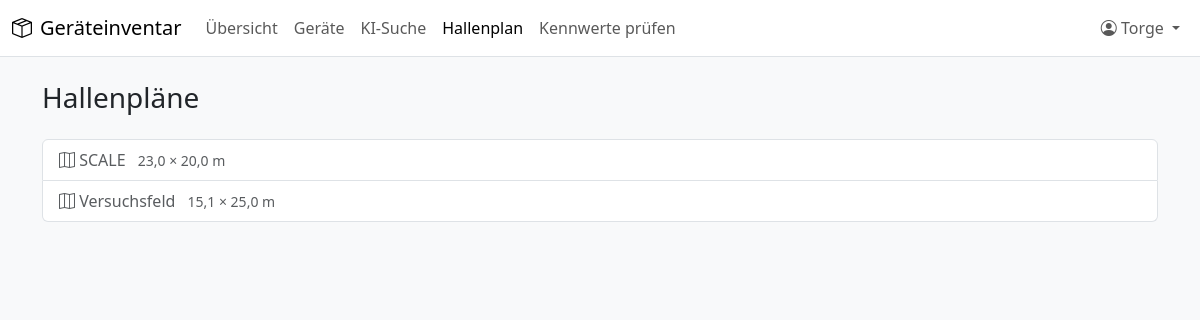
/hallenplan/ (signed in), run on the app's committed database.
### accounts/models.py (models this page shows, shortened)
class User(AbstractUser):
    email = models.EmailField("E-Mail", help_text="Für Anfragen, Entscheidungen und Erinnerungen.")
    phone = models.CharField("Telefon", max_length=50, blank=True)
    room = models.CharField("Raum", max_length=50, blank=True)
    class Meta:
        ordering = ["last_name", "first_name", "username"]
        verbose_name = "Benutzer/in"
        verbose_name_plural = "Benutzer/innen"
    @property
    def display_name(self):
        return self.get_full_name() or self.username

### floorplan/models.py (models this page shows, shortened)
class FloorPlan(models.Model):
    name = models.CharField("Name", max_length=100)
    location = models.OneToOneField(
        Location,
        verbose_name="Ort",
        on_delete=models.PROTECT,
        related_name="floor_plan",
        help_text="Ort, unter dem die Planobjekte als Unterorte angelegt werden.",
    )
    width = models.FloatField("Breite (m)")
    height = models.FloatField("Länge (m)")
    class Meta:
        ordering = ["name"]
        verbose_name = "Hallenplan"
        verbose_name_plural = "Hallenpläne"
    def get_absolute_url(self):
        return reverse("floorplan:detail", args=[self.pk])

### floorplan/views.py (the view)
# urls.py: path("", views.plan_list, name="list"),
def plan_list(request):
    plans = list(FloorPlan.objects.all())
    if len(plans) == 1:
        return redirect(plans[0])
    return render(request, "floorplan/plan_list.html", {"plans": plans})

### loans/context_processors.py (called while the page is built)
def navigation(request):
    context = {"site_name": settings.SITE_NAME}
    user = getattr(request, "user", None)
    if user is not None and user.is_authenticated:
        context["pending_approvals_count"] = (
            Booking.objects.filter(item__responsible=user)
            .filter(
                Q(status=Booking.Status.REQUESTED)
                | Q(status__in=Booking.BLOCKING, requested_end_date__isnull=False)
            )
            .count()
        )
    return context

### templates/floorplan/plan_list.html (shortened to what this page needs)
{% extends "base.html" %}
{% block content %}
<h1 class="h3 mb-4">Hallenpläne</h1>
{% if plans %}
  <div class="list-group">
    {% for plan in plans %}
      <a class="list-group-item list-group-item-action" href="{{ plan.get_absolute_url }}">
        <i class="bi bi-map"></i> {{ plan.name }}
        <span class="text-body-secondary small ms-2">{{ plan.width|floatformat:1 }} × {{ plan.height|floatformat:1 }} m</span>
      </a>
    {% endfor %}
  </div>
{% else %}
  <div class="alert alert-info">
    Es gibt noch keinen Hallenplan. Admins können eine PowerPoint-Skizze übernehmen:
    <code>python manage.py import_floorplan &lt;datei.pptx&gt; --name "Versuchsfeld"</code>
  </div>
{% endif %}
{% endblock %}

### templates/base.html (shortened to what this page needs)
{% load static %}<!doctype html>
<html lang="de">
<head>
  <link rel="stylesheet" href="{% static 'vendor/bootstrap/bootstrap.min.css' %}">
  <link rel="stylesheet" href="{% static 'vendor/bootstrap-icons/bootstrap-icons.min.css' %}">
  <link rel="stylesheet" href="{% static 'css/app.css' %}">
</head>
<body class="bg-body-tertiary" hx-headers='{"X-CSRFToken": "{{ csrf_token }}"}'>
  {% if user.is_authenticated %}
  {% with url_name=request.resolver_match.url_name namespace=request.resolver_match.namespace %}
  <nav class="navbar navbar-expand-lg bg-body border-bottom">
    <div class="container-fluid">
      <a class="navbar-brand d-flex align-items-center gap-2" href="{% url 'dashboard' %}">
        <i class="bi bi-box-seam"></i> {{ site_name }}
      </a>
      <div class="collapse navbar-collapse" id="main-nav">
        <ul class="navbar-nav me-auto">
          <li class="nav-item">
            <a class="nav-link {% if url_name == 'dashboard' %}active{% endif %}" href="{% url 'dashboard' %}">Übersicht
              {% if pending_approvals_count %}<span class="badge rounded-pill text-bg-warning" title="Offene Anfragen an dich">{{ pending_approvals_count }}</span>{% endif %}</a>
          </li>
          <li class="nav-item">
            <a class="nav-link {% if namespace == 'inventory' or namespace == 'loans' %}active{% endif %}" href="{% url 'inventory:item_list' %}">Geräte</a>
          </li>
          <li class="nav-item">
            <a class="nav-link {% if namespace == 'assistant_search' and url_name == 'chat' %}active{% endif %}" href="{% url 'assistant_search:chat' %}">KI-Suche</a>
          </li>
          <li class="nav-item">
            <a class="nav-link {% if namespace == 'floorplan' %}active{% endif %}" href="{% url 'floorplan:list' %}">Hallenplan</a>
          </li>
          <li class="nav-item">
            <a class="nav-link {% if namespace == 'assistant_search' and url_name != 'chat' %}active{% endif %}" href="{% url 'assistant_search:proposals' %}">Kennwerte prüfen</a>
          </li>
        </ul>
        <ul class="navbar-nav">
          <li class="nav-item dropdown">
            <a class="nav-link dropdown-toggle" href="#" role="button" data-bs-toggle="dropdown" aria-expanded="false">
              <i class="bi bi-person-circle"></i> {{ user.display_name }}
            </a>
          </li>
        </ul>
      </div>
    </div>
  </nav>
  {% endwith %}
  {% endif %}
  <main class="{% block container %}container{% endblock %} py-4">
    {% block content %}{% endblock %}
  </main>
</body>
</html>

### static/css/app.css (style rules this page uses)
body { background: #f8f9fa; }

### data on the page
User: display_name "Torge"
FloorPlan: name "SCALE", width "23,0", height "20,0"
FloorPlan: name "Versuchsfeld", width "15,1", height "25,0"

### other printed values
{{ site_name }} "Geräteinventar"
